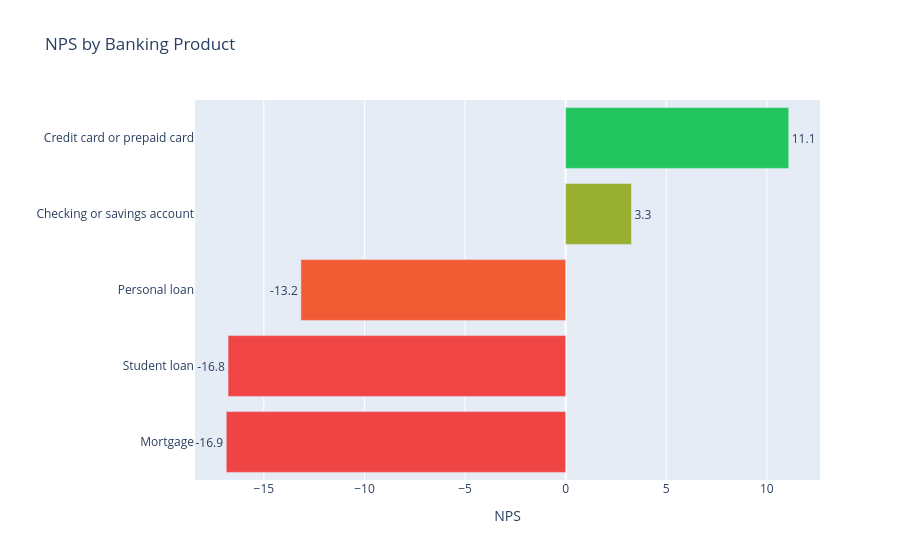

Notebook cell for this chart:
### Markdown cell above
## 7. NPS by Product

### Code cell
nps_product = nps_by_group(df_banking, "product")
print(nps_product[["product", "n_total", "pct_promoters", "pct_detractors", "nps"]]
      .sort_values("nps", ascending=False).to_string(index=False))

fig = px.bar(
    nps_product.sort_values("nps"),
    x="nps", y="product", orientation="h",
    color="nps",
    color_continuous_scale=["#ef4444", "#f59e0b", "#22c55e"],
    title="NPS by Banking Product",
    labels={"nps": "NPS", "product": ""},
    text="nps",
)
fig.update_traces(texttemplate="%{text:.1f}", textposition="outside")
fig.update_layout(coloraxis_showscale=False)
fig.show()

### Figure 1 — Plotly figure (JSON) as saved in the notebook; plotly's stock layout.template omitted (floating-point values rounded to 4 significant figures)
{"data": [{"hovertemplate": "NPS=%{marker.color}<br>=%{y}<extra></extra>", "legendgroup": "", "marker": {"color": [-16.87, -16.78, -13.16, 3.27, 11.09], "coloraxis": "coloraxis", "pattern": {"shape": ""}}, "name": "", "orientation": "h", "showlegend": false, "text": [-16.87, -16.78, -13.16, 3.27, 11.09], "textposition": "outside", "texttemplate": "%{text:.1f}", "type": "bar", "x": [-16.87, -16.78, -13.16, 3.27, 11.09], "xaxis": "x", "y": ["Mortgage", "Student loan", "Personal loan", "Checking or savings account", "Credit card or prepaid card"], "yaxis": "y"}], "layout": {"barmode": "relative", "coloraxis": {"colorbar": {"title": {"text": "NPS"}}, "colorscale": [[0, "#ef4444"], [0.5, "#f59e0b"], [1, "#22c55e"]], "showscale": false}, "legend": {"tracegroupgap": 0}, "title": {"text": "NPS by Banking Product"}, "xaxis": {"anchor": "y", "domain": [0, 1], "title": {"text": "NPS"}}, "yaxis": {"anchor": "x", "domain": [0, 1], "title": {"text": ""}}}}
